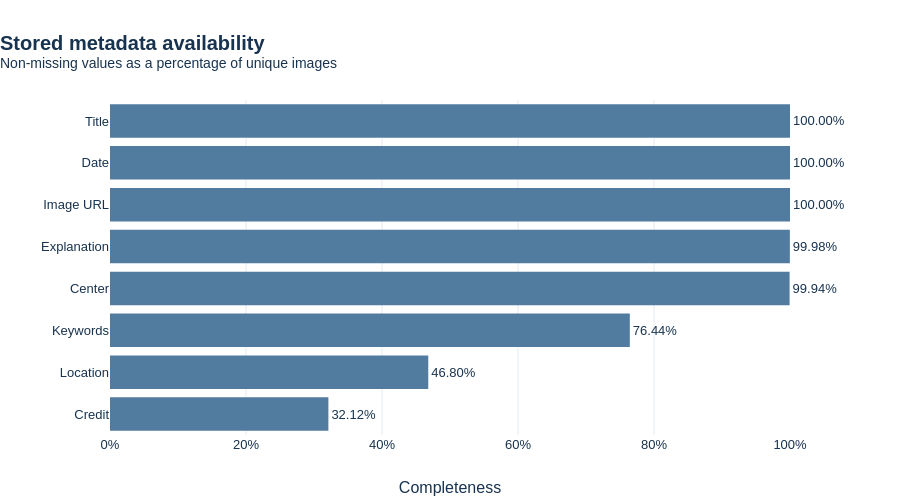

Source (notebook cell):
### Markdown cell above
#### E. Visualization
A fixed 0–100% axis makes completeness comparable across fields. Extra right margin keeps the percentage labels outside full-length bars without changing that scale.

### Code cell
fig_metadata = px.bar(
    metadata_summary, x="Completeness Percentage", y="Metadata Field", orientation="h",
    custom_data=["Available Records", "Missing Records"],
    title="<b>Stored metadata availability</b><br><sup>Non-missing values as a percentage of unique images</sup>",
)
fig_metadata.update_traces(
    marker_color=BLUE, text=metadata_summary["Completeness Percentage"],
    texttemplate="%{text:.2f}%", textposition="outside", cliponaxis=False,
    hovertemplate="<b>%{y}</b><br>Available: %{customdata[0]:,}<br>Missing: %{customdata[1]:,}<br>Completeness: %{x:.2f}%<extra></extra>",
)
fig_metadata.update_xaxes(range=[0, 100], ticksuffix="%", dtick=20, title="Completeness")
fig_metadata.update_yaxes(autorange="reversed", title=None, showgrid=False)
fig_metadata.update_layout(height=500, margin=dict(l=110, r=110, t=100, b=65), showlegend=False)
fig_metadata.show(config=CHART_CONFIG)

### Figure 1 — Plotly figure (JSON) as saved in the notebook; plotly's stock layout.template omitted (floating-point values rounded to 4 significant figures)
{"data": [{"cliponaxis": false, "customdata": [[73937, 0], [73937, 0], [73937, 0], [73923, 14], [73895, 42], [56520, 17417], [34605, 39332], [23746, 50191]], "hovertemplate": "<b>%{y}</b><br>Available: %{customdata[0]:,}<br>Missing: %{customdata[1]:,}<br>Completeness: %{x:.2f}%<extra></extra>", "legendgroup": "", "marker": {"color": "#527C9F", "pattern": {"shape": ""}}, "name": "", "orientation": "h", "showlegend": false, "text": [100.0, 100.0, 100.0, 99.98, 99.94, 76.44, 46.8, 32.12], "textposition": "outside", "texttemplate": "%{text:.2f}%", "type": "bar", "x": [100.0, 100.0, 100.0, 99.98, 99.94, 76.44, 46.8, 32.12], "xaxis": "x", "y": ["Title", "Date", "Image URL", "Explanation", "Center", "Keywords", "Location", "Credit"], "yaxis": "y"}], "layout": {"barmode": "relative", "height": 500, "legend": {"tracegroupgap": 0}, "margin": {"b": 65, "l": 110, "r": 110, "t": 100}, "showlegend": false, "title": {"text": "<b>Stored metadata availability</b><br><sup>Non-missing values as a percentage of unique images</sup>"}, "xaxis": {"anchor": "y", "domain": [0, 1], "dtick": 20, "range": [0, 100], "ticksuffix": "%", "title": {"text": "Completeness"}}, "yaxis": {"anchor": "x", "autorange": "reversed", "domain": [0, 1], "showgrid": false, "title": {}}}}
